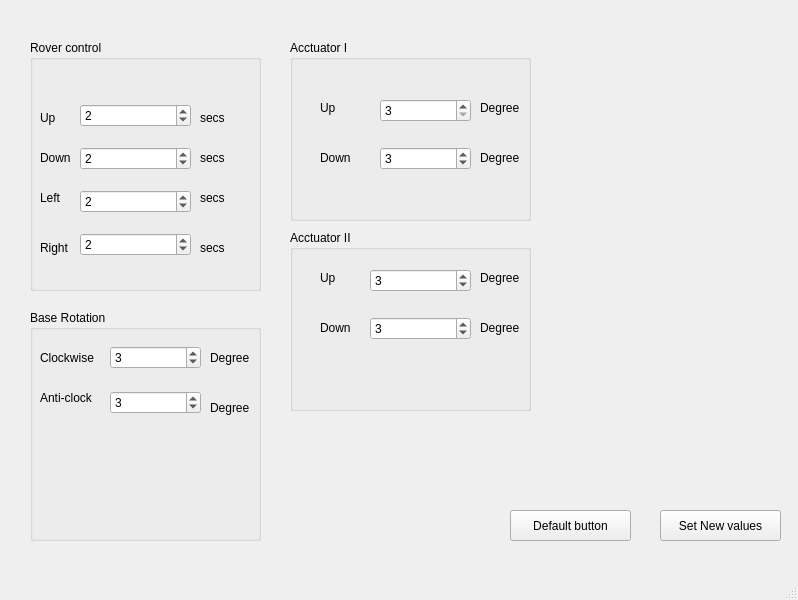
<?xml version="1.0" encoding="UTF-8"?>
<ui version="4.0">
 <class>AdvanceSettings</class>
 <widget class="QMainWindow" name="AdvanceSettings">
  <property name="geometry">
   <rect>
    <x>0</x>
    <y>0</y>
    <width>798</width>
    <height>600</height>
   </rect>
  </property>
  <property name="windowTitle">
   <string>Advanced Settings</string>
  </property>
  <widget class="QWidget" name="centralwidget">
   <widget class="QPushButton" name="set_button">
    <property name="geometry">
     <rect>
      <x>660</x>
      <y>510</y>
      <width>121</width>
      <height>31</height>
     </rect>
    </property>
    <property name="text">
     <string>Set New values</string>
    </property>
   </widget>
   <widget class="QPushButton" name="def_button">
    <property name="geometry">
     <rect>
      <x>510</x>
      <y>510</y>
      <width>121</width>
      <height>31</height>
     </rect>
    </property>
    <property name="text">
     <string>Default button</string>
    </property>
   </widget>
   <widget class="QGroupBox" name="groupBox">
    <property name="geometry">
     <rect>
      <x>30</x>
      <y>40</y>
      <width>231</width>
      <height>251</height>
     </rect>
    </property>
    <property name="title">
     <string>Rover control </string>
    </property>
    <widget class="QWidget" name="verticalLayoutWidget">
     <property name="geometry">
      <rect>
       <x>50</x>
       <y>50</y>
       <width>111</width>
       <height>181</height>
      </rect>
     </property>
     <layout class="QVBoxLayout" name="verticalLayout">
      <item>
       <widget class="QSpinBox" name="rover_up">
        <property name="maximum">
         <number>60</number>
        </property>
        <property name="value">
         <number>2</number>
        </property>
       </widget>
      </item>
      <item>
       <widget class="QSpinBox" name="rover_down">
        <property name="value">
         <number>2</number>
        </property>
       </widget>
      </item>
      <item>
       <widget class="QSpinBox" name="rover_left">
        <property name="value">
         <number>2</number>
        </property>
       </widget>
      </item>
      <item>
       <widget class="QSpinBox" name="rover_right">
        <property name="maximum">
         <number>60</number>
        </property>
        <property name="value">
         <number>2</number>
        </property>
       </widget>
      </item>
     </layout>
    </widget>
    <widget class="QLabel" name="label">
     <property name="geometry">
      <rect>
       <x>10</x>
       <y>70</y>
       <width>53</width>
       <height>16</height>
      </rect>
     </property>
     <property name="text">
      <string>Up</string>
     </property>
    </widget>
    <widget class="QLabel" name="label_2">
     <property name="geometry">
      <rect>
       <x>10</x>
       <y>110</y>
       <width>53</width>
       <height>16</height>
      </rect>
     </property>
     <property name="text">
      <string>Down</string>
     </property>
    </widget>
    <widget class="QLabel" name="label_3">
     <property name="geometry">
      <rect>
       <x>10</x>
       <y>150</y>
       <width>53</width>
       <height>16</height>
      </rect>
     </property>
     <property name="text">
      <string>Left</string>
     </property>
    </widget>
    <widget class="QLabel" name="label_4">
     <property name="geometry">
      <rect>
       <x>10</x>
       <y>200</y>
       <width>53</width>
       <height>16</height>
      </rect>
     </property>
     <property name="text">
      <string>Right</string>
     </property>
    </widget>
    <widget class="QLabel" name="label_9">
     <property name="geometry">
      <rect>
       <x>170</x>
       <y>70</y>
       <width>53</width>
       <height>16</height>
      </rect>
     </property>
     <property name="text">
      <string>secs</string>
     </property>
    </widget>
    <widget class="QLabel" name="label_10">
     <property name="geometry">
      <rect>
       <x>170</x>
       <y>110</y>
       <width>53</width>
       <height>16</height>
      </rect>
     </property>
     <property name="text">
      <string>secs</string>
     </property>
    </widget>
    <widget class="QLabel" name="label_11">
     <property name="geometry">
      <rect>
       <x>170</x>
       <y>150</y>
       <width>53</width>
       <height>16</height>
      </rect>
     </property>
     <property name="text">
      <string>secs</string>
     </property>
    </widget>
    <widget class="QLabel" name="label_12">
     <property name="geometry">
      <rect>
       <x>170</x>
       <y>200</y>
       <width>53</width>
       <height>16</height>
      </rect>
     </property>
     <property name="text">
      <string>secs</string>
     </property>
    </widget>
   </widget>
   <widget class="QGroupBox" name="groupBox_2">
    <property name="geometry">
     <rect>
      <x>290</x>
      <y>40</y>
      <width>241</width>
      <height>181</height>
     </rect>
    </property>
    <property name="title">
     <string>Acctuator I</string>
    </property>
    <widget class="QWidget" name="verticalLayoutWidget_2">
     <property name="geometry">
      <rect>
       <x>90</x>
       <y>40</y>
       <width>91</width>
       <height>111</height>
      </rect>
     </property>
     <layout class="QVBoxLayout" name="verticalLayout_2">
      <item>
       <widget class="QSpinBox" name="AcctuatorI_up">
        <property name="minimum">
         <number>3</number>
        </property>
        <property name="maximum">
         <number>90</number>
        </property>
       </widget>
      </item>
      <item>
       <widget class="QSpinBox" name="AcctuatorI_down">
        <property name="maximum">
         <number>90</number>
        </property>
        <property name="value">
         <number>3</number>
        </property>
       </widget>
      </item>
     </layout>
    </widget>
    <widget class="QLabel" name="label_5">
     <property name="geometry">
      <rect>
       <x>30</x>
       <y>60</y>
       <width>53</width>
       <height>16</height>
      </rect>
     </property>
     <property name="text">
      <string>Up</string>
     </property>
    </widget>
    <widget class="QLabel" name="label_6">
     <property name="geometry">
      <rect>
       <x>30</x>
       <y>110</y>
       <width>53</width>
       <height>16</height>
      </rect>
     </property>
     <property name="text">
      <string>Down</string>
     </property>
    </widget>
    <widget class="QLabel" name="label_7">
     <property name="geometry">
      <rect>
       <x>190</x>
       <y>60</y>
       <width>53</width>
       <height>16</height>
      </rect>
     </property>
     <property name="text">
      <string>Degree</string>
     </property>
    </widget>
    <widget class="QLabel" name="label_8">
     <property name="geometry">
      <rect>
       <x>190</x>
       <y>110</y>
       <width>53</width>
       <height>16</height>
      </rect>
     </property>
     <property name="text">
      <string>Degree</string>
     </property>
    </widget>
   </widget>
   <widget class="QGroupBox" name="groupBox_3">
    <property name="geometry">
     <rect>
      <x>290</x>
      <y>230</y>
      <width>241</width>
      <height>181</height>
     </rect>
    </property>
    <property name="title">
     <string>Acctuator II</string>
    </property>
    <widget class="QLabel" name="label_13">
     <property name="geometry">
      <rect>
       <x>190</x>
       <y>40</y>
       <width>53</width>
       <height>16</height>
      </rect>
     </property>
     <property name="text">
      <string>Degree</string>
     </property>
    </widget>
    <widget class="QLabel" name="label_14">
     <property name="geometry">
      <rect>
       <x>190</x>
       <y>90</y>
       <width>53</width>
       <height>16</height>
      </rect>
     </property>
     <property name="text">
      <string>Degree</string>
     </property>
    </widget>
    <widget class="QWidget" name="verticalLayoutWidget_3">
     <property name="geometry">
      <rect>
       <x>80</x>
       <y>20</y>
       <width>101</width>
       <height>111</height>
      </rect>
     </property>
     <layout class="QVBoxLayout" name="verticalLayout_3">
      <item>
       <widget class="QSpinBox" name="AcctuatorII_up">
        <property name="maximum">
         <number>90</number>
        </property>
        <property name="value">
         <number>3</number>
        </property>
       </widget>
      </item>
      <item>
       <widget class="QSpinBox" name="AcctuatorII_down">
        <property name="maximum">
         <number>90</number>
        </property>
        <property name="value">
         <number>3</number>
        </property>
       </widget>
      </item>
     </layout>
    </widget>
    <widget class="QLabel" name="label_15">
     <property name="geometry">
      <rect>
       <x>30</x>
       <y>40</y>
       <width>53</width>
       <height>16</height>
      </rect>
     </property>
     <property name="text">
      <string>Up</string>
     </property>
    </widget>
    <widget class="QLabel" name="label_16">
     <property name="geometry">
      <rect>
       <x>30</x>
       <y>90</y>
       <width>53</width>
       <height>16</height>
      </rect>
     </property>
     <property name="text">
      <string>Down</string>
     </property>
    </widget>
   </widget>
   <widget class="QGroupBox" name="groupBox_4">
    <property name="geometry">
     <rect>
      <x>30</x>
      <y>310</y>
      <width>231</width>
      <height>231</height>
     </rect>
    </property>
    <property name="title">
     <string>Base Rotation</string>
    </property>
    <widget class="QLabel" name="label_17">
     <property name="geometry">
      <rect>
       <x>180</x>
       <y>40</y>
       <width>53</width>
       <height>16</height>
      </rect>
     </property>
     <property name="text">
      <string>Degree</string>
     </property>
    </widget>
    <widget class="QLabel" name="label_18">
     <property name="geometry">
      <rect>
       <x>180</x>
       <y>90</y>
       <width>53</width>
       <height>16</height>
      </rect>
     </property>
     <property name="text">
      <string>Degree</string>
     </property>
    </widget>
    <widget class="QWidget" name="verticalLayoutWidget_4">
     <property name="geometry">
      <rect>
       <x>80</x>
       <y>20</y>
       <width>91</width>
       <height>101</height>
      </rect>
     </property>
     <layout class="QVBoxLayout" name="verticalLayout_4">
      <item>
       <widget class="QSpinBox" name="Base_clockwise">
        <property name="maximum">
         <number>180</number>
        </property>
        <property name="value">
         <number>3</number>
        </property>
       </widget>
      </item>
      <item>
       <widget class="QSpinBox" name="Base_anti_clockwise">
        <property name="maximum">
         <number>180</number>
        </property>
        <property name="value">
         <number>3</number>
        </property>
       </widget>
      </item>
     </layout>
    </widget>
    <widget class="QLabel" name="label_19">
     <property name="geometry">
      <rect>
       <x>10</x>
       <y>40</y>
       <width>61</width>
       <height>16</height>
      </rect>
     </property>
     <property name="text">
      <string>Clockwise</string>
     </property>
    </widget>
    <widget class="QLabel" name="label_20">
     <property name="geometry">
      <rect>
       <x>10</x>
       <y>80</y>
       <width>53</width>
       <height>16</height>
      </rect>
     </property>
     <property name="text">
      <string>Anti-clock</string>
     </property>
    </widget>
   </widget>
  </widget>
  <widget class="QMenuBar" name="menubar">
   <property name="geometry">
    <rect>
     <x>0</x>
     <y>0</y>
     <width>798</width>
     <height>26</height>
    </rect>
   </property>
  </widget>
  <widget class="QStatusBar" name="statusbar"/>
 </widget>
 <resources/>
 <connections/>
</ui>
